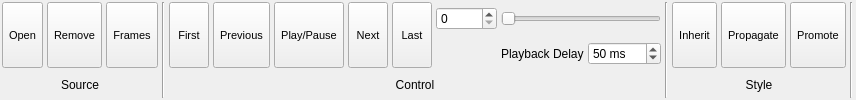
      <widget class="QWidget" name="TrajectoryTab">
       <attribute name="title">
        <string>  Trajectory  </string>
       </attribute>
       <layout class="QHBoxLayout" name="horizontalLayout_9">
        <property name="spacing">
         <number>4</number>
        </property>
        <property name="margin">
         <number>2</number>
        </property>
        <item>
         <layout class="QGridLayout" name="gridLayout_4">
          <item row="0" column="0">
           <widget class="TMenuButton" name="TrajectorySourceOpenButton">
            <property name="sizePolicy">
             <sizepolicy hsizetype="Preferred" vsizetype="Fixed">
              <horstretch>0</horstretch>
              <verstretch>0</verstretch>
             </sizepolicy>
            </property>
            <property name="minimumSize">
             <size>
              <width>40</width>
              <height>66</height>
             </size>
            </property>
            <property name="maximumSize">
             <size>
              <width>128</width>
              <height>66</height>
             </size>
            </property>
            <property name="font">
             <font>
              <pointsize>8</pointsize>
             </font>
            </property>
            <property name="toolTip">
             <string>Open / associate trajectory to the current model</string>
            </property>
            <property name="text">
             <string>Open</string>
            </property>
            <property name="icon">
             <iconset resource="icons.qrc">
              <normaloff>:/file/icons/file_open.svg</normaloff>:/file/icons/file_open.svg</iconset>
            </property>
            <property name="iconSize">
             <size>
              <width>30</width>
              <height>30</height>
             </size>
            </property>
            <property name="checkable">
             <bool>false</bool>
            </property>
            <property name="checked">
             <bool>false</bool>
            </property>
            <property name="autoExclusive">
             <bool>false</bool>
            </property>
            <property name="toolButtonStyle">
             <enum>Qt::ToolButtonTextUnderIcon</enum>
            </property>
            <property name="autoRaise">
             <bool>false</bool>
            </property>
           </widget>
          </item>
          <item row="0" column="1">
           <widget class="TMenuButton" name="TrajectorySourceRemoveButton">
            <property name="sizePolicy">
             <sizepolicy hsizetype="Preferred" vsizetype="Fixed">
              <horstretch>0</horstretch>
              <verstretch>0</verstretch>
             </sizepolicy>
            </property>
            <property name="minimumSize">
             <size>
              <width>40</width>
              <height>66</height>
             </size>
            </property>
            <property name="maximumSize">
             <size>
              <width>128</width>
              <height>66</height>
             </size>
            </property>
            <property name="font">
             <font>
              <pointsize>8</pointsize>
             </font>
            </property>
            <property name="toolTip">
             <string>Remove trajectory associated to current model</string>
            </property>
            <property name="text">
             <string>Remove</string>
            </property>
            <property name="icon">
             <iconset resource="icons.qrc">
              <normaloff>:/basic/icons/basic_cross.svg</normaloff>:/basic/icons/basic_cross.svg</iconset>
            </property>
            <property name="iconSize">
             <size>
              <width>30</width>
              <height>30</height>
             </size>
            </property>
            <property name="checkable">
             <bool>false</bool>
            </property>
            <property name="checked">
             <bool>false</bool>
            </property>
            <property name="autoExclusive">
             <bool>false</bool>
            </property>
            <property name="toolButtonStyle">
             <enum>Qt::ToolButtonTextUnderIcon</enum>
            </property>
            <property name="autoRaise">
             <bool>false</bool>
            </property>
           </widget>
          </item>
          <item row="0" column="2">
           <widget class="TMenuButton" name="TrajectorySourceFramesButton">
            <property name="sizePolicy">
             <sizepolicy hsizetype="Preferred" vsizetype="Fixed">
              <horstretch>0</horstretch>
              <verstretch>0</verstretch>
             </sizepolicy>
            </property>
            <property name="minimumSize">
             <size>
              <width>40</width>
              <height>66</height>
             </size>
            </property>
            <property name="maximumSize">
             <size>
              <width>128</width>
              <height>66</height>
             </size>
            </property>
            <property name="font">
             <font>
              <pointsize>8</pointsize>
             </font>
            </property>
            <property name="toolTip">
             <string>Toggle between display of model and trajectory frames</string>
            </property>
            <property name="text">
             <string>Frames</string>
            </property>
            <property name="icon">
             <iconset resource="icons.qrc">
              <normaloff>:/trajectory/icons/traj_view.svg</normaloff>:/trajectory/icons/traj_view.svg</iconset>
            </property>
            <property name="iconSize">
             <size>
              <width>30</width>
              <height>30</height>
             </size>
            </property>
            <property name="checkable">
             <bool>true</bool>
            </property>
            <property name="checked">
             <bool>false</bool>
            </property>
            <property name="autoExclusive">
             <bool>false</bool>
            </property>
            <property name="toolButtonStyle">
             <enum>Qt::ToolButtonTextUnderIcon</enum>
            </property>
            <property name="autoRaise">
             <bool>false</bool>
            </property>
           </widget>
          </item>
          <item row="1" column="0" colspan="3">
           <widget class="QLabel" name="label_17">
            <property name="text">
             <string>Source</string>
            </property>
            <property name="alignment">
             <set>Qt::AlignCenter</set>
            </property>
           </widget>
          </item>
         </layout>
        </item>
        <item>
         <widget class="Line" name="line_18">
          <property name="orientation">
           <enum>Qt::Vertical</enum>
          </property>
         </widget>
        </item>
        <item>
         <layout class="QGridLayout" name="gridLayout_6">
          <item row="0" column="0" rowspan="2">
           <widget class="TMenuButton" name="TrajectoryControlFirstButton">
            <property name="sizePolicy">
             <sizepolicy hsizetype="Preferred" vsizetype="Fixed">
              <horstretch>0</horstretch>
              <verstretch>0</verstretch>
             </sizepolicy>
            </property>
            <property name="minimumSize">
             <size>
              <width>40</width>
              <height>66</height>
             </size>
            </property>
            <property name="maximumSize">
             <size>
              <width>128</width>
              <height>66</height>
             </size>
            </property>
            <property name="font">
             <font>
              <pointsize>8</pointsize>
             </font>
            </property>
            <property name="toolTip">
             <string>Move to first frame in trajectory</string>
            </property>
            <property name="text">
             <string>First</string>
            </property>
            <property name="icon">
             <iconset resource="icons.qrc">
              <normaloff>:/trajectory/icons/traj_first.svg</normaloff>:/trajectory/icons/traj_first.svg</iconset>
            </property>
            <property name="iconSize">
             <size>
              <width>30</width>
              <height>30</height>
             </size>
            </property>
            <property name="checkable">
             <bool>false</bool>
            </property>
            <property name="checked">
             <bool>false</bool>
            </property>
            <property name="autoExclusive">
             <bool>false</bool>
            </property>
            <property name="toolButtonStyle">
             <enum>Qt::ToolButtonTextUnderIcon</enum>
            </property>
            <property name="autoRaise">
             <bool>false</bool>
            </property>
           </widget>
          </item>
          <item row="0" column="1" rowspan="2">
           <widget class="TMenuButton" name="TrajectoryControlPreviousButton">
            <property name="sizePolicy">
             <sizepolicy hsizetype="Preferred" vsizetype="Fixed">
              <horstretch>0</horstretch>
              <verstretch>0</verstretch>
             </sizepolicy>
            </property>
            <property name="minimumSize">
             <size>
              <width>40</width>
              <height>66</height>
             </size>
            </property>
            <property name="maximumSize">
             <size>
              <width>128</width>
              <height>66</height>
             </size>
            </property>
            <property name="font">
             <font>
              <pointsize>8</pointsize>
             </font>
            </property>
            <property name="toolTip">
             <string>Skip to previous frame in trajectory</string>
            </property>
            <property name="text">
             <string>Previous</string>
            </property>
            <property name="icon">
             <iconset resource="icons.qrc">
              <normaloff>:/trajectory/icons/traj_prev.svg</normaloff>:/trajectory/icons/traj_prev.svg</iconset>
            </property>
            <property name="iconSize">
             <size>
              <width>30</width>
              <height>30</height>
             </size>
            </property>
            <property name="checkable">
             <bool>false</bool>
            </property>
            <property name="checked">
             <bool>false</bool>
            </property>
            <property name="autoExclusive">
             <bool>false</bool>
            </property>
            <property name="toolButtonStyle">
             <enum>Qt::ToolButtonTextUnderIcon</enum>
            </property>
            <property name="autoRaise">
             <bool>false</bool>
            </property>
           </widget>
          </item>
          <item row="0" column="2" rowspan="2">
           <widget class="TMenuButton" name="TrajectoryControlPlayButton">
            <property name="sizePolicy">
             <sizepolicy hsizetype="Preferred" vsizetype="Fixed">
              <horstretch>0</horstretch>
              <verstretch>0</verstretch>
             </sizepolicy>
            </property>
            <property name="minimumSize">
             <size>
              <width>40</width>
              <height>66</height>
             </size>
            </property>
            <property name="maximumSize">
             <size>
              <width>128</width>
              <height>66</height>
             </size>
            </property>
            <property name="font">
             <font>
              <pointsize>8</pointsize>
             </font>
            </property>
            <property name="toolTip">
             <string>Play / pause playback of the trajectory</string>
            </property>
            <property name="text">
             <string>Play/Pause</string>
            </property>
            <property name="icon">
             <iconset resource="icons.qrc">
              <normaloff>:/trajectory/icons/traj_playpause.svg</normaloff>:/trajectory/icons/traj_playpause.svg</iconset>
            </property>
            <property name="iconSize">
             <size>
              <width>30</width>
              <height>30</height>
             </size>
            </property>
            <property name="checkable">
             <bool>true</bool>
            </property>
            <property name="checked">
             <bool>false</bool>
            </property>
            <property name="autoExclusive">
             <bool>false</bool>
            </property>
            <property name="toolButtonStyle">
             <enum>Qt::ToolButtonTextUnderIcon</enum>
            </property>
            <property name="autoRaise">
             <bool>false</bool>
            </property>
           </widget>
          </item>
          <item row="0" column="3" rowspan="2">
           <widget class="TMenuButton" name="TrajectoryControlNextButton">
            <property name="sizePolicy">
             <sizepolicy hsizetype="Preferred" vsizetype="Fixed">
              <horstretch>0</horstretch>
              <verstretch>0</verstretch>
             </sizepolicy>
            </property>
            <property name="minimumSize">
             <size>
              <width>40</width>
              <height>66</height>
             </size>
            </property>
            <property name="maximumSize">
             <size>
              <width>128</width>
              <height>66</height>
             </size>
            </property>
            <property name="font">
             <font>
              <pointsize>8</pointsize>
             </font>
            </property>
            <property name="toolTip">
             <string>Skip to the next frame in the trajectory</string>
            </property>
            <property name="text">
             <string>Next</string>
            </property>
            <property name="icon">
             <iconset resource="icons.qrc">
              <normaloff>:/trajectory/icons/traj_next.svg</normaloff>:/trajectory/icons/traj_next.svg</iconset>
            </property>
            <property name="iconSize">
             <size>
              <width>30</width>
              <height>30</height>
             </size>
            </property>
            <property name="checkable">
             <bool>false</bool>
            </property>
            <property name="checked">
             <bool>false</bool>
            </property>
            <property name="autoExclusive">
             <bool>false</bool>
            </property>
            <property name="toolButtonStyle">
             <enum>Qt::ToolButtonTextUnderIcon</enum>
            </property>
            <property name="autoRaise">
             <bool>false</bool>
            </property>
           </widget>
          </item>
          <item row="0" column="4" rowspan="2">
           <widget class="TMenuButton" name="TrajectoryControlLastButton">
            <property name="sizePolicy">
             <sizepolicy hsizetype="Preferred" vsizetype="Fixed">
              <horstretch>0</horstretch>
              <verstretch>0</verstretch>
             </sizepolicy>
            </property>
            <property name="minimumSize">
             <size>
              <width>40</width>
              <height>66</height>
             </size>
            </property>
            <property name="maximumSize">
             <size>
              <width>128</width>
              <height>66</height>
             </size>
            </property>
            <property name="font">
             <font>
              <pointsize>8</pointsize>
             </font>
            </property>
            <property name="toolTip">
             <string>Move to the last frame in the trajectory</string>
            </property>
            <property name="text">
             <string>Last</string>
            </property>
            <property name="icon">
             <iconset resource="icons.qrc">
              <normaloff>:/trajectory/icons/traj_last.svg</normaloff>:/trajectory/icons/traj_last.svg</iconset>
            </property>
            <property name="iconSize">
             <size>
              <width>30</width>
              <height>30</height>
             </size>
            </property>
            <property name="checkable">
             <bool>false</bool>
            </property>
            <property name="checked">
             <bool>false</bool>
            </property>
            <property name="autoExclusive">
             <bool>false</bool>
            </property>
            <property name="toolButtonStyle">
             <enum>Qt::ToolButtonTextUnderIcon</enum>
            </property>
            <property name="autoRaise">
             <bool>false</bool>
            </property>
           </widget>
          </item>
          <item row="0" column="5">
           <widget class="QSpinBox" name="TrajectoryControlFrameSpin">
            <property name="toolTip">
             <string>Current frame number</string>
            </property>
            <property name="maximum">
             <number>10000</number>
            </property>
           </widget>
          </item>
          <item row="0" column="6" colspan="2">
           <widget class="QSlider" name="TrajectoryControlFrameSlider">
            <property name="toolTip">
             <string>Current frame number</string>
            </property>
            <property name="orientation">
             <enum>Qt::Horizontal</enum>
            </property>
           </widget>
          </item>
          <item row="1" column="6">
           <widget class="QLabel" name="label_2">
            <property name="text">
             <string>Playback Delay</string>
            </property>
           </widget>
          </item>
          <item row="1" column="7">
           <widget class="QSpinBox" name="TrajectoryControlDelaySpin">
            <property name="toolTip">
             <string>Delay between frames</string>
            </property>
            <property name="suffix">
             <string> ms</string>
            </property>
            <property name="maximum">
             <number>1000</number>
            </property>
            <property name="value">
             <number>50</number>
            </property>
           </widget>
          </item>
          <item row="2" column="0" colspan="8">
           <widget class="QLabel" name="label_10">
            <property name="text">
             <string>Control</string>
            </property>
            <property name="alignment">
             <set>Qt::AlignCenter</set>
            </property>
           </widget>
          </item>
         </layout>
        </item>
        <item>
         <widget class="Line" name="line_20">
          <property name="orientation">
           <enum>Qt::Vertical</enum>
          </property>
         </widget>
        </item>
        <item>
         <layout class="QGridLayout" name="gridLayout_49">
          <item row="0" column="0">
           <widget class="TMenuButton" name="TrajectoryStyleInheritButton">
            <property name="sizePolicy">
             <sizepolicy hsizetype="Preferred" vsizetype="Fixed">
              <horstretch>0</horstretch>
              <verstretch>0</verstretch>
             </sizepolicy>
            </property>
            <property name="minimumSize">
             <size>
              <width>40</width>
              <height>66</height>
             </size>
            </property>
            <property name="maximumSize">
             <size>
              <width>128</width>
              <height>66</height>
             </size>
            </property>
            <property name="font">
             <font>
              <pointsize>8</pointsize>
             </font>
            </property>
            <property name="toolTip">
             <string>Inherit atom style from parent model</string>
            </property>
            <property name="text">
             <string>Inherit</string>
            </property>
            <property name="icon">
             <iconset resource="icons.qrc">
              <normaloff>:/trajectory/icons/traj_inherit.svg</normaloff>:/trajectory/icons/traj_inherit.svg</iconset>
            </property>
            <property name="iconSize">
             <size>
              <width>30</width>
              <height>30</height>
             </size>
            </property>
            <property name="checkable">
             <bool>false</bool>
            </property>
            <property name="checked">
             <bool>false</bool>
            </property>
            <property name="autoExclusive">
             <bool>false</bool>
            </property>
            <property name="toolButtonStyle">
             <enum>Qt::ToolButtonTextUnderIcon</enum>
            </property>
            <property name="autoRaise">
             <bool>false</bool>
            </property>
           </widget>
          </item>
          <item row="0" column="1">
           <widget class="TMenuButton" name="TrajectoryStylePropagateButton">
            <property name="sizePolicy">
             <sizepolicy hsizetype="Preferred" vsizetype="Fixed">
              <horstretch>0</horstretch>
              <verstretch>0</verstretch>
             </sizepolicy>
            </property>
            <property name="minimumSize">
             <size>
              <width>40</width>
              <height>66</height>
             </size>
            </property>
            <property name="maximumSize">
             <size>
              <width>128</width>
              <height>66</height>
             </size>
            </property>
            <property name="font">
             <font>
              <pointsize>8</pointsize>
             </font>
            </property>
            <property name="toolTip">
             <string>Propagate style of current frame to all frames after it</string>
            </property>
            <property name="text">
             <string>Propagate</string>
            </property>
            <property name="icon">
             <iconset resource="icons.qrc">
              <normaloff>:/trajectory/icons/traj_propagate.svg</normaloff>:/trajectory/icons/traj_propagate.svg</iconset>
            </property>
            <property name="iconSize">
             <size>
              <width>30</width>
              <height>30</height>
             </size>
            </property>
            <property name="checkable">
             <bool>false</bool>
            </property>
            <property name="checked">
             <bool>false</bool>
            </property>
            <property name="autoExclusive">
             <bool>false</bool>
            </property>
            <property name="toolButtonStyle">
             <enum>Qt::ToolButtonTextUnderIcon</enum>
            </property>
            <property name="autoRaise">
             <bool>false</bool>
            </property>
           </widget>
          </item>
          <item row="0" column="2">
           <widget class="TMenuButton" name="TrajectoryStylePromoteButton">
            <property name="sizePolicy">
             <sizepolicy hsizetype="Preferred" vsizetype="Fixed">
              <horstretch>0</horstretch>
              <verstretch>0</verstretch>
             </sizepolicy>
            </property>
            <property name="minimumSize">
             <size>
              <width>40</width>
              <height>66</height>
             </size>
            </property>
            <property name="maximumSize">
             <size>
              <width>128</width>
              <height>66</height>
             </size>
            </property>
            <property name="font">
             <font>
              <pointsize>8</pointsize>
             </font>
            </property>
            <property name="toolTip">
             <string>Copy style of the current frame back to the parent model</string>
            </property>
            <property name="text">
             <string>Promote</string>
            </property>
            <property name="icon">
             <iconset resource="icons.qrc">
              <normaloff>:/trajectory/icons/traj_promote.svg</normaloff>:/trajectory/icons/traj_promote.svg</iconset>
            </property>
            <property name="iconSize">
             <size>
              <width>30</width>
              <height>30</height>
             </size>
            </property>
            <property name="checkable">
             <bool>false</bool>
            </property>
            <property name="checked">
             <bool>false</bool>
            </property>
            <property name="autoExclusive">
             <bool>false</bool>
            </property>
            <property name="toolButtonStyle">
             <enum>Qt::ToolButtonTextUnderIcon</enum>
            </property>
            <property name="autoRaise">
             <bool>false</bool>
            </property>
           </widget>
          </item>
          <item row="1" column="0" colspan="3">
           <widget class="QLabel" name="label_19">
            <property name="text">
             <string>Style</string>
            </property>
            <property name="alignment">
             <set>Qt::AlignCenter</set>
            </property>
           </widget>
          </item>
         </layout>
        </item>
        <item>
         <widget class="Line" name="line_19">
          <property name="orientation">
           <enum>Qt::Vertical</enum>
          </property>
         </widget>
        </item>
        <item>
         <spacer name="horizontalSpacer_9">
          <property name="orientation">
           <enum>Qt::Horizontal</enum>
          </property>
          <property name="sizeType">
           <enum>QSizePolicy::MinimumExpanding</enum>
          </property>
          <property name="sizeHint" stdset="0">
           <size>
            <width>1</width>
            <height>20</height>
           </size>
          </property>
         </spacer>
        </item>
       </layout>
      </widget>
